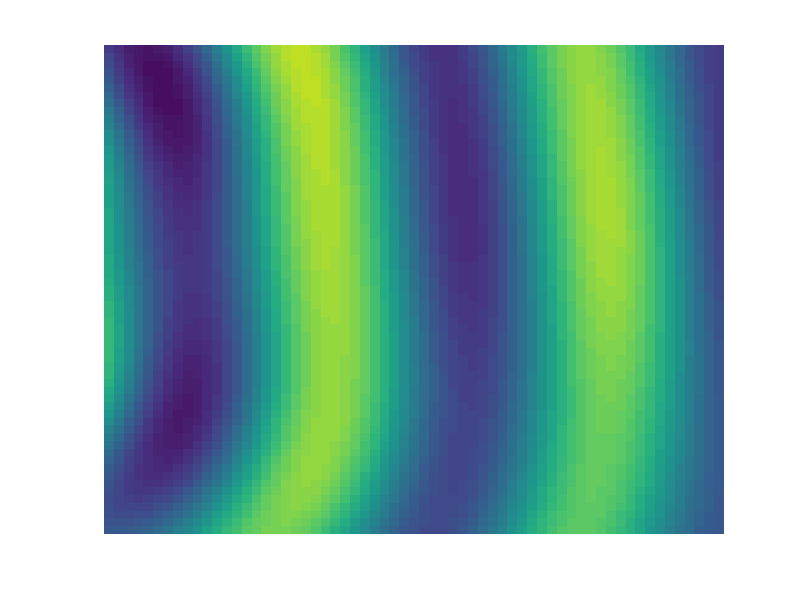

Here is the MATLAB script that generated this plot:
clear
clc

figure()
load('data_wide_7_design.mat')
temp=phi(1,:,:);
temp=reshape(temp,[64,64]);
pcolor(temp)
shading flat;
axis off
caxis([-1 1])